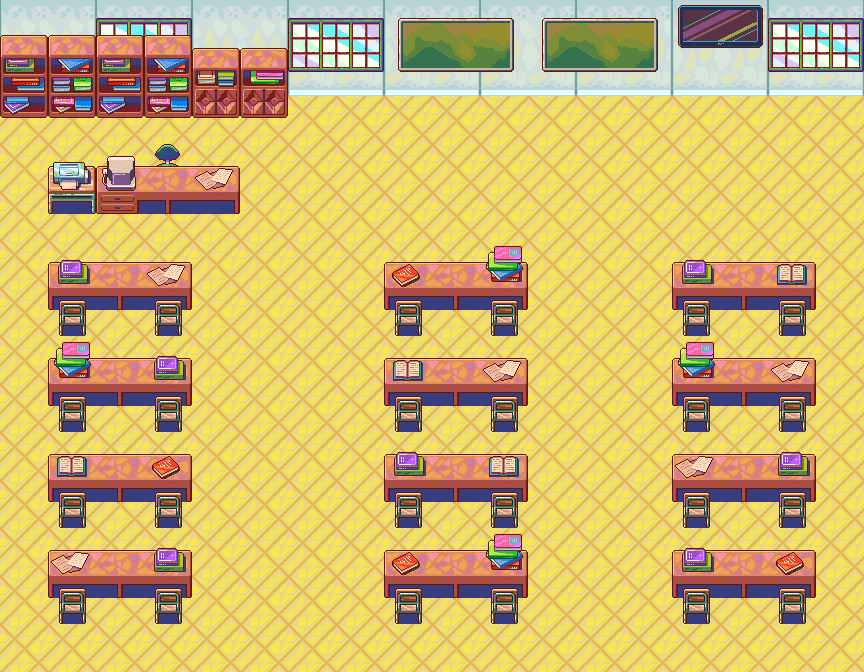

Tiled map render using the project's own tile images. Description and the whole map definition, tile-layer contents included, below:
An orthogonal 18x14 tile map with 48x48 px tiles, 4 tile layers (Tile Layer 1, obiecte, Tile Layer 2, Tile Layer 4) and 41 objects.

<map version="1.10" tiledversion="1.11.2" orientation="orthogonal" renderorder="right-down" width="18" height="14" tilewidth="48" tileheight="48" infinite="0" nextlayerid="6" nextobjectid="49">
 <tileset firstgid="1" source="48px/CoolSchool_Tileset.tsx" />
 <layer id="1" name="Tile Layer 1" width="18" height="14">
  <data encoding="csv">
25,26,25,26,25,26,25,26,25,26,25,26,25,26,25,26,25,26,
33,34,33,34,33,34,33,34,33,34,33,34,33,34,33,34,33,34,
3,3,3,3,3,3,3,3,3,3,3,3,3,3,3,3,3,3,
3,3,3,3,3,3,3,3,3,3,3,3,3,3,3,3,3,3,
3,3,3,3,3,3,3,3,3,3,3,3,3,3,3,3,3,3,
3,3,3,3,3,3,3,3,3,3,3,3,3,3,3,3,3,3,
3,3,3,3,3,3,3,3,3,3,3,3,3,3,3,3,3,3,
3,3,3,3,3,3,3,3,3,3,3,3,3,3,3,3,3,3,
3,3,3,3,3,3,3,3,3,3,3,3,3,3,3,3,3,3,
3,3,3,3,3,3,3,3,3,3,3,3,3,3,3,3,3,3,
3,3,3,3,3,3,3,3,3,3,3,3,3,3,3,3,3,3,
3,3,3,3,3,3,3,3,3,3,3,3,3,3,3,3,3,3,
3,3,3,3,3,3,3,3,3,3,3,3,3,3,3,3,3,3,
3,3,3,3,3,3,3,3,3,3,3,3,3,3,3,3,3,3
</data>
 </layer>
 <layer id="3" name="obiecte" width="18" height="14">
  <data encoding="csv">
0,0,0,0,0,0,0,0,0,0,0,0,0,0,0,0,0,0,
0,0,0,0,0,0,0,0,0,0,0,0,0,0,0,0,0,0,
0,0,0,0,0,0,0,0,0,0,0,0,0,0,0,0,0,0,
0,0,0,77,0,0,0,0,0,0,0,0,0,0,0,0,0,0,
0,0,0,0,0,0,0,0,0,0,0,0,0,0,0,0,0,0,
0,0,0,0,0,0,0,0,0,0,0,0,0,0,0,0,0,0,
0,0,0,0,0,0,0,0,0,0,0,0,0,0,0,0,0,0,
0,0,0,0,0,0,0,0,0,0,0,0,0,0,0,0,0,0,
0,0,0,0,0,0,0,0,0,0,0,0,0,0,0,0,0,0,
0,0,0,0,0,0,0,0,0,0,0,0,0,0,0,0,0,0,
0,0,0,0,0,0,0,0,0,0,0,0,0,0,0,0,0,0,
0,0,0,0,0,0,0,0,0,0,0,0,0,0,0,0,0,0,
0,0,0,0,0,0,0,0,0,0,0,0,0,0,0,0,0,0,
0,0,0,0,0,0,0,0,0,0,0,0,0,0,0,0,0,0
</data>
 </layer>
 <layer id="2" name="Tile Layer 2" width="18" height="14">
  <data encoding="csv">
0,0,4,5,0,0,4,5,0,0,0,0,0,0,0,0,0,0,
0,0,12,13,0,0,12,13,0,0,0,0,0,0,0,0,0,0,
0,0,0,0,0,0,0,0,0,0,0,0,0,0,0,0,0,0,
0,41,57,60,61,0,0,0,0,0,0,0,0,0,0,0,0,0,
0,49,65,68,69,0,0,0,0,0,0,0,0,0,0,0,0,0,
0,59,60,61,0,0,0,0,59,60,61,0,0,0,59,60,61,0,
0,67,68,69,0,0,0,0,67,68,69,0,0,0,67,68,69,0,
0,59,60,61,0,0,0,0,59,60,61,0,0,0,59,60,61,0,
0,67,68,69,0,0,0,0,67,68,69,0,0,0,67,68,69,0,
0,59,60,61,0,0,0,0,59,60,61,0,0,0,59,60,61,0,
0,67,68,69,0,0,0,0,67,68,69,0,0,0,67,68,69,0,
0,59,60,61,0,0,0,0,59,60,61,0,0,0,59,60,61,0,
0,67,68,69,0,0,0,0,67,68,69,0,0,0,67,68,69,0,
0,0,0,0,0,0,0,0,0,0,0,0,0,0,0,0,0,0
</data>
 </layer>
 <layer id="4" name="Tile Layer 4" width="18" height="14">
  <data encoding="csv">
6,7,6,7,0,0,0,0,19,20,21,19,20,21,35,36,4,5,
14,15,14,15,30,31,0,0,27,28,29,27,28,29,0,0,12,13,
22,23,22,23,38,39,0,0,0,0,0,0,0,0,0,0,0,0,
0,85,82,0,95,0,0,0,0,0,0,0,0,0,0,0,0,0,
0,0,0,0,0,0,0,0,0,0,0,0,0,0,0,0,0,0,
0,91,0,95,0,0,0,0,93,0,89,0,0,0,91,0,92,0,
0,74,0,74,0,0,0,0,74,0,74,0,0,0,74,0,74,0,
0,89,0,91,0,0,0,0,92,0,95,0,0,0,89,0,95,0,
0,74,0,74,0,0,0,0,74,0,74,0,0,0,74,0,74,0,
0,92,0,93,0,0,0,0,91,0,92,0,0,0,95,0,91,0,
0,74,0,74,0,0,0,0,74,0,74,0,0,0,74,0,74,0,
0,95,0,91,0,0,0,0,93,0,89,0,0,0,91,0,93,0,
0,74,0,74,0,0,0,0,74,0,74,0,0,0,74,0,74,0,
0,0,0,0,0,0,0,0,0,0,0,0,0,0,0,0,0,0
</data>
 </layer>
 <objectgroup id="5" name="Object Layer 1">
  <object id="2" x="0" y="88.4739" width="286.351" height="27.5886" />
  <object id="4" x="47.5666" y="174.094" width="190.266" height="39.0046" />
  <object id="8" x="48.5179" y="262.568" width="141.749" height="44.7126" />
  <object id="9" x="47.5666" y="356.75" width="141.749" height="44.7126" />
  <object id="10" x="73.2526" y="320.599" />
  <object id="11" x="167.434" y="320.599" />
  <object id="12" x="50.4206" y="455.688" width="137.943" height="44.7126" />
  <object id="13" x="71.3499" y="512.768" />
  <object id="14" x="167.434" y="511.817" />
  <object id="15" x="50.4206" y="550.821" width="139.846" height="42.81" />
  <object id="16" x="71.3499" y="606.95" />
  <object id="17" x="168.386" y="607.901" />
  <object id="18" x="386.241" y="262.568" width="138.895" height="45.664" />
  <object id="19" x="407.17" y="319.648" />
  <object id="20" x="505.157" y="313.94" />
  <object id="21" x="384.338" y="356.75" width="141.749" height="46.6153" />
  <object id="22" x="410.024" y="413.83" height="1.90266" />
  <object id="23" x="504.206" y="415.732" />
  <object id="24" x="386.241" y="454.737" width="138.895" height="44.7126" />
  <object id="25" x="408.122" y="509.914" />
  <object id="26" x="503.255" y="509.914" />
  <object id="27" x="386.241" y="551.773" width="140.797" height="41.8586" />
  <object id="28" x="408.122" y="610.755" />
  <object id="29" x="503.255" y="608.853" />
  <object id="30" x="671.641" y="262.568" width="141.749" height="42.81" />
  <object id="31" x="672.592" y="358.652" width="141.749" height="43.7613" />
  <object id="32" x="671.641" y="453.786" width="142.7" height="45.664" />
  <object id="33" x="671.641" y="548.919" width="142.7" height="45.664" />
  <object id="34" x="697.327" y="607.901" />
  <object id="35" x="791.508" y="607.901" />
  <object id="36" x="697.327" y="412.878" />
  <object id="37" x="793.411" y="410.976" />
  <object id="38" x="695.424" y="512.768" />
  <object id="39" x="792.46" y="513.719" />
  <object id="40" x="793.411" y="319.648" />
  <object id="41" x="695.424" y="317.745" />
  <object id="42" x="695.424" y="415.732" />
  <object id="43" x="791.508" y="414.781" />
  <object id="44" x="281.594" y="44.7126" width="116.063" height="48.5179" />
  <object id="47" x="658.322" y="48.5179" width="205.488" height="44.7126" />
  <object id="48" x="397.657" y="71.3499" width="257.811" height="21.8806" />
 </objectgroup>
</map>
